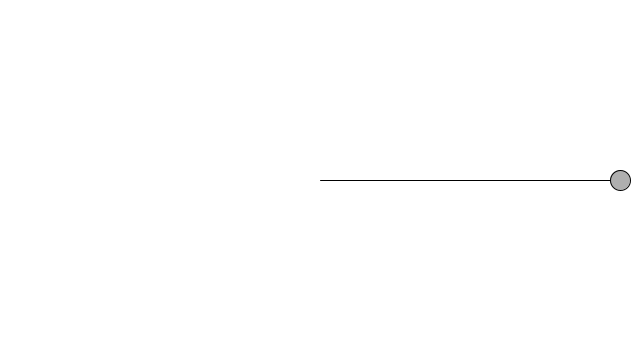
Frame 1 (no input)
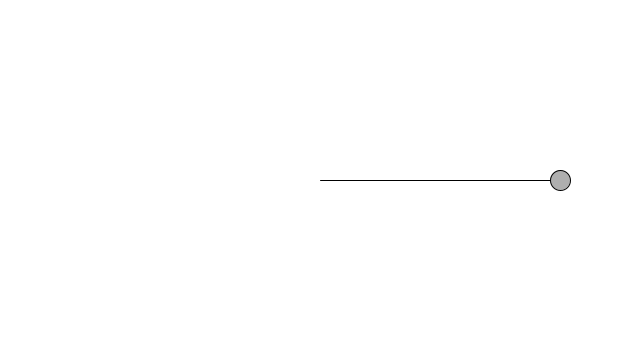
Frame 60 (the mouse pressed at the canvas centre just before this capture)
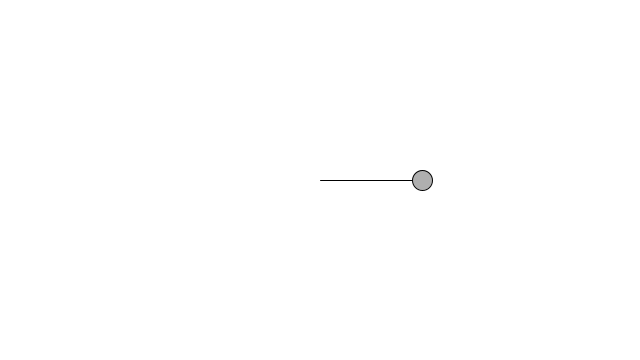
Frame 120 (the mouse held since frame 60 and released just before this capture)

The Processing sketch that drew these frames (run headless with seeded random() and noise(); from frame 60 on, the mouse is pressed at the canvas centre):

// Processing sketch: MultipleOscillations
// ── MultipleOscillations.pde
// The Nature of Code
// Daniel Shiffman
// http://natureofcode.com

float angle1 = 0;
float aVelocity1 = 0.01;
float amplitude1 = 300;
  
float angle2 = 0;
float aVelocity2 = 0.3;
float amplitude2 = 10;


void setup() {
  size(640,360);
}

void draw() {
  background(255);
  
  float x = 0;
  x += amplitude1 * cos(angle1);
  x += amplitude2 * sin(angle2);

  angle1 += aVelocity1;
  angle2 += aVelocity2;
  
  ellipseMode(CENTER);
  stroke(0);
  fill(175);
  translate(width/2,height/2);
  line(0,0,x,0);
  ellipse(x,0,20,20);
}
